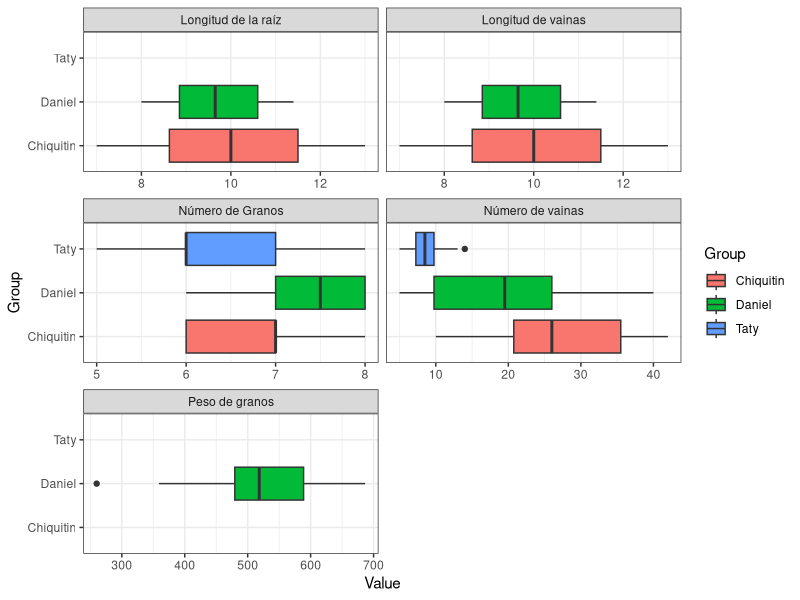

Reproduce this figure in R.
#### Load Needed libraries ####
library(tidyverse) # Tidy data
library(magrittr)  # Pipes
library(readxl)    # Read data

#### Importing Data ####
p_vulgaris <- read_xlsx('data.xlsx', sheet = "all_data") %>% 
  # Change variables to categoric data
  mutate_if(is.character, factor) %>%
  # Grouping variables
  group_by(Group, Variable) %>% 
  # Make same sample size for every var
  sample_n(10)


#### Plots ####
p_vulgaris %>% ggplot(aes(Group, Value, fill = Group)) + geom_boxplot() +
  facet_wrap('Variable', scales = 'free_x', ncol = 2) + theme_bw() +
  coord_flip() 
